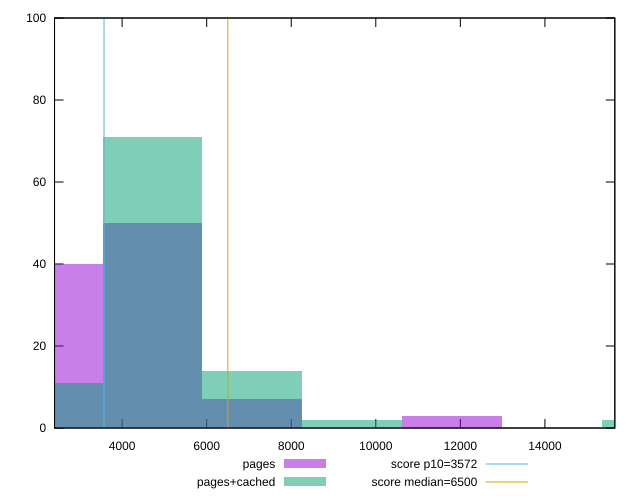

Generate this figure with gnuplot:
reset

$pages <<EOF
4720.575021281791 50
2360.2875106408956 40
11801.437553204478 3
7080.862531922687 7
EOF

$pagesCached <<EOF
4720.575021281791 71
2360.2875106408956 11
7080.862531922687 14
9441.150042563582 2
16522.012574486267 2
EOF

set key outside below
set boxwidth 2360.2875106408956
set xrange [2401.8160000000003:15653.170000000002]
set yrange [0:100]
set trange [0:100]
set style fill transparent solid 0.5 noborder

set parametric
set terminal svg size 640, 500 enhanced background rgb 'white'
set output "reprap/first-cpu-idle/comparison/histogram/0_vs_1.svg"

plot $pages title "pages" with boxes, \
     $pagesCached title "pages+cached" with boxes, \
     3572,t title "score p10=3572", \
     6500,t title "score median=6500"

reset
